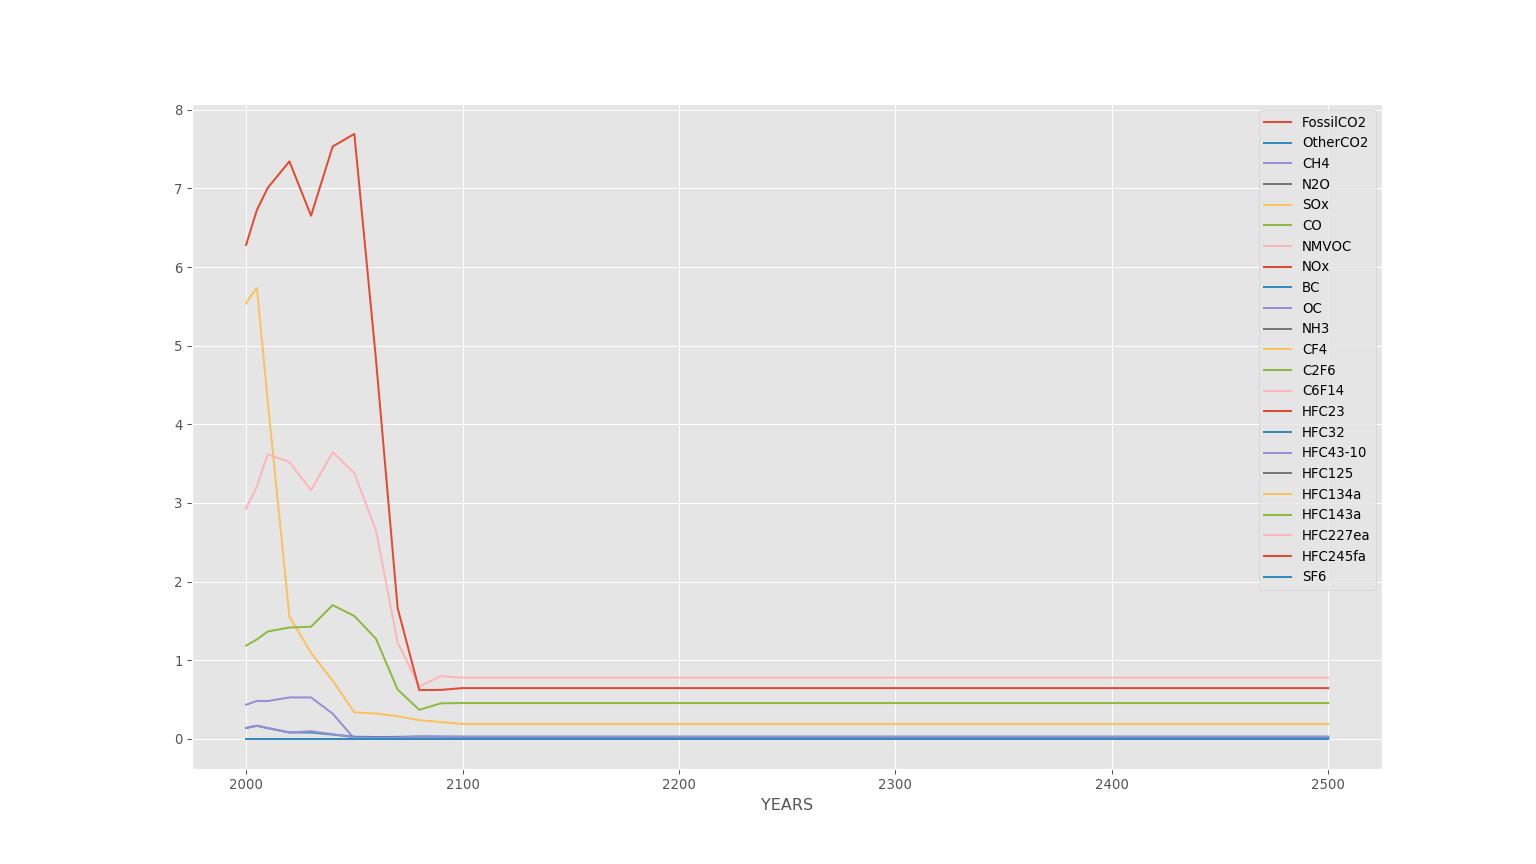

Generate this figure with Python:
import pymagicc
from pymagicc import scenarios
import pandas as pd
from matplotlib import pyplot as plt

results_df = scenarios['RCP26']
for key, data in results_df.items():
    rcp26_df = pd.DataFrame.from_dict(data, orient='columns')   
    
#print(rcp26_df.keys())
print(rcp26_df.drop_duplicates())
plt.style.use("ggplot")
plt.rcParams["figure.figsize"] = 16, 9
lines = rcp26_df.plot.line()
plt.savefig('Plot2_RCP26.png', dpi=96)